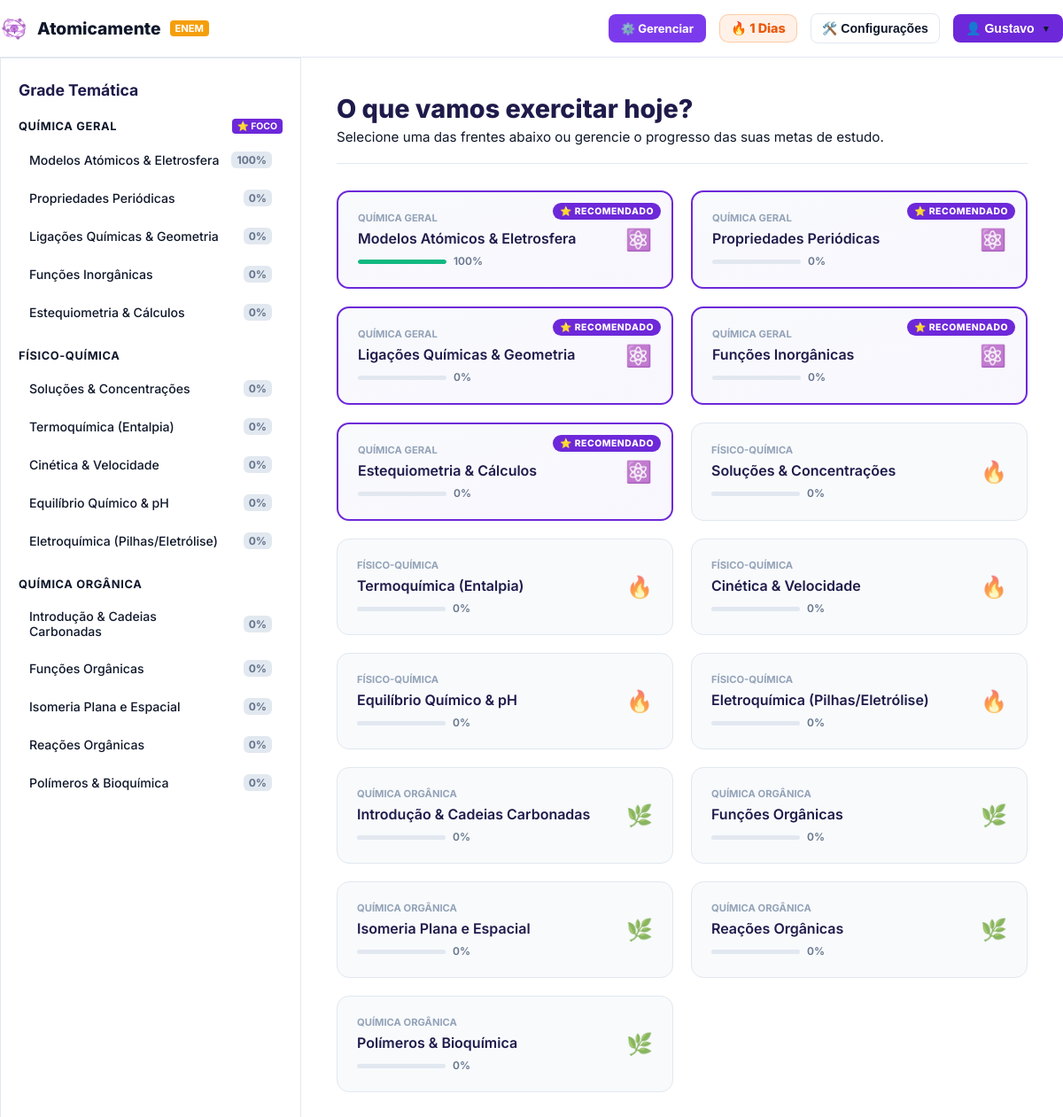
Screenshot of /materias.php (signed in) with the database file from the repository.
### tables this page shows
CREATE TABLE `users` (
  `id` int(11) NOT NULL,
  `role_id` int(11) NOT NULL,
  `nome` varchar(100) NOT NULL,
  `email` varchar(150) NOT NULL,
  `password_hash` varchar(255) NOT NULL,
  `meta_diaria` int(11) DEFAULT '20',
  `frente_foco` varchar(50) DEFAULT '',
  `streak` int(11) DEFAULT '0',
  `ultimo_estudo` date DEFAULT NULL
);

CREATE TABLE `frentes` (
  `id` int(11) NOT NULL,
  `nome` varchar(100) NOT NULL,
  `slug` varchar(100) NOT NULL,
  `icone` varchar(50) DEFAULT NULL
);

CREATE TABLE `topicos` (
  `id` int(11) NOT NULL,
  `frente_id` int(11) NOT NULL,
  `nome` varchar(100) NOT NULL,
  `slug` varchar(100) NOT NULL
);

### config.php (called while the page is built, shortened)
<?php
function verificarSeEhAdmin() {
    return in_array($_SESSION['user_email'], $GLOBALS['ADMIN_EMAILS']);
}
?>

### materias.php (the view, shortened to what this page needs)
<?php
require_once 'config.php';
$user_id = $_SESSION['user_id'];
try {
    $stmtUser = $pdo->prepare("SELECT frente_foco FROM users WHERE id = :uid");
    $stmtUser->execute([':uid' => $user_id]);
    $foco_aluno = $stmtUser->fetchColumn() ?: '';
    $frentes_com_progresso = [];
    $stmtFrentes = $pdo->query("SELECT * FROM frentes ORDER BY id ASC");
    while ($frente = $stmtFrentes->fetch()) {
        $nome_frente = $frente['nome'];
        $eh_foco = false;
        if (
            ($foco_aluno === 'geral' && stripos($nome_frente, 'geral') !== false) ||
            ($foco_aluno === 'fisico' && stripos($nome_frente, 'físico') !== false) ||
            ($foco_aluno === 'fisico' && stripos($nome_frente, 'fisico') !== false) ||
            ($foco_aluno === 'organica' && stripos($nome_frente, 'orgânica') !== false) ||
            ($foco_aluno === 'organica' && stripos($nome_frente, 'organica') !== false) ||
            ($foco_aluno === 'ambiental' && stripos($nome_frente, 'ambiental') !== false)
        ) {
            $eh_foco = true;
        }
        $frente['eh_foco'] = $eh_foco;
        $stmtTopicos = $pdo->prepare("
            SELECT t.*,
                (SELECT COUNT(*) FROM questions q WHERE q.subtopic_id = t.id) as total_questoes,
                (SELECT COUNT(DISTINCT up.question_id)
                 FROM user_progress up
                 JOIN questions q ON up.question_id = q.id
                 WHERE q.subtopic_id = t.id AND up.user_id = :uid) as respondidas
            FROM topicos t
            WHERE t.frente_id = :fid
            ORDER BY t.id ASC
        ");
        $stmtTopicos->execute([':uid' => $user_id, ':fid' => $frente['id']]);
        $topicos_lista = $stmtTopicos->fetchAll();
        $frente['topicos'] = $topicos_lista;
        $frentes_com_progresso[] = $frente;
    }
} catch (PDOException $e) {
    die("Erro na conexão dinâmica: " . $e->getMessage());
}
?>
<!DOCTYPE html>
<html lang="pt-BR">
<head>
  <link rel="stylesheet" href="css/plataforma.css">
</head>
<body class="dash-body">
  <header class="topo-dash">
    <div class="container nav-dash" style="display: flex; justify-content: space-between; align-items: center; width: 100%;">
      <a href="dashboard.php" class="marca-dash">
        <img src="assets/icone-simplificado.png" alt="Logo" style="height: 32px; border-radius: 6px;" />
        Atomicamente
        <?php
          $pagina_atual = basename($_SERVER['PHP_SELF']);
          if ($pagina_atual === 'topico.php') {
              echo '<span class="badge-enem" style="background: var(--roxo-base);">SALA DE AULA</span>';
          } elseif ($pagina_atual === 'admin.php') {
              echo '<span class="badge-enem" style="background: #ef4444;">PAINEL ADMIN</span>';
          } else {
              echo '<span class="badge-enem">ENEM</span>';
          }
        ?>
      </a>
      <div style="display: flex; align-items: center; gap: 15px;">
        <?php if (verificarSeEhAdmin() && $pagina_atual !== 'admin.php'): ?>
          <a href="admin.php" class="btn-acao" style="background: #7c3aed; color: white; padding: 8px 14px; font-size: 0.82rem; border-radius: 8px; text-decoration: none; font-weight: 700;">⚙️ Gerenciar</a>
        <?php endif; ?>
<div style="display: flex; align-items: center; gap: 6px; background: rgba(249, 115, 22, 0.1); border: 1px solid rgba(249, 115, 22, 0.3); padding: 6px 12px; border-radius: 10px; font-weight: 800; color: #ea580c; font-size: 0.9rem;">
  🔥 <?php
        $stmtStreak = $pdo->prepare("SELECT streak FROM users WHERE id = :uid");
        $stmtStreak->execute([':uid' => $_SESSION['user_id']]);
        echo $stmtStreak->fetchColumn() ?: 0;
     ?> Dias
</div>
        <div class="menu-dropdown">
          <button onclick="alternarDropdown('drop-config')" style="background: none; border: 1px solid var(--borda); color: var(--texto-principal); padding: 8px 12px; font-size: 0.88rem; border-radius: 8px; font-weight: 600; cursor: pointer; display: flex; align-items: center; gap: 6px;">
            🛠️ Configurações
          </button>
        </div>
        <div class="menu-dropdown">
          <button onclick="alternarDropdown('drop-perfil')" style="background: var(--roxo-base); color: white; border: none; padding: 8px 14px; font-size: 0.88rem; border-radius: 8px; font-weight: 700; cursor: pointer; display: flex; align-items: center; gap: 8px;">
            👤 <?php echo explode(' ', $_SESSION['user_nome'] ?? 'Estudante')[0]; ?> <span style="font-size: 0.65rem;">▼</span>
          </button>
        </div>
      </div>
    </div>
  </header>
  <div class="hub-layout-grid">
    <nav class="sidebar-grade">
      <h2 style="font-size: 1.1rem; color: var(--roxo-profundo); margin-top:0; font-weight:700;">Grade Temática</h2>
      <?php foreach ($frentes_com_progresso as $frente): ?>
        <div class="titulo-categoria">
          <?php echo htmlspecialchars($frente['nome']); ?>
          <?php if ($frente['eh_foco']): ?>
            <span class="badge-foco-sidebar">⭐ FOCO</span>
          <?php endif; ?>
        </div>
        <?php foreach ($frente['topicos'] as $topico): ?>
          <a href="topico.php?id=<?php echo htmlspecialchars($topico['slug'] ?? $topico['id']); ?>" class="link-subtopico-wrapper">
             <span class="label-titulo"><?php echo htmlspecialchars($topico['nome']); ?></span>
             <span class="badge-progresso"><?php echo $topico['porcentagem']; ?>%</span>
          </a>
        <?php endforeach; ?>
      <?php endforeach; ?>
    </nav>
    <main class="conteudo-hub">
      <div style="border-bottom: 1px solid var(--borda); padding-bottom: 20px;">
        <h1 style="margin: 0; font-size: 1.8rem; color: var(--roxo-profundo); font-weight: 800;">O que vamos exercitar hoje?</h1>
        <p style="margin: 5px 0 0 0; color: var(--cinza-texto); font-size: 0.95rem;">Selecione uma das frentes abaixo ou gerencie o progresso das suas metas de estudo.</p>
      </div>
      <div class="hub-grid">
        <?php foreach ($frentes_com_progresso as $frente): ?>
          <?php foreach ($frente['topicos'] as $topico): ?>
            <a href="topico.php?id=<?php echo htmlspecialchars($topico['slug'] ?? $topico['id']); ?>" class="card-hub-topico <?php echo $frente['eh_foco'] ? 'card-foco' : ''; ?>">
              <?php if ($frente['eh_foco']): ?>
                <div class="tag-foco-card">⭐ Recomendado</div>
              <?php endif; ?>
              <div class="card-hub-info">
                <span class="card-hub-tag"><?php echo htmlspecialchars($frente['nome']); ?></span>
                <span class="card-hub-titulo"><?php echo htmlspecialchars($topico['nome']); ?></span>
                <div style="display: flex; align-items: center; gap: 8px; margin-top: 2px;">
                  <div class="mini-barra-progresso">
                    <div class="mini-barra-preenchida" style="width: <?php echo $topico['porcentagem']; ?>%;"></div>
                  </div>
                  <span style="font-size: 0.75rem; color: #64748b; font-weight: 600;"><?php echo $topico['porcentagem']; ?>%</span>
                </div>
              </div>
              <div style="font-size: 1.5rem; opacity: 0.7;"><?php echo $frente['icone'] ?? '📚'; ?></div>
            </a>
          <?php endforeach; ?>
        <?php endforeach; ?>
      </div>
    </main>
  </div>
</body>
</html>

### css/plataforma.css (style rules this page uses)
:root { --roxo-base: #6d28d9; --roxo-vivo: #8b5cf6; --sucesso: #10b981; --bg-global: #f8fafc; --bg-card: #ffffff; --bg-topo: #ffffff; --bg-dropdown: #ffffff; --borda: #e2e8f0; --texto-principal: #0f172a; --texto-secundario: #475569; --roxo-profundo: #1e1b4b; --bg-hover-radio: #f5f3ff; --sucesso-fundo: #ecfdf5; }
body.dash-body { font-family: 'Inter', system-ui, -apple-system, sans-serif; background-color: var(--bg-global) !important; color: var(--texto-principal) !important; margin: 0; padding: 0; transition: background-color 0.2s ease, color 0.2s ease; }
.container { width: 90%; max-width: 1200px; margin: 0 auto; }
h1, h2, h3, h4 { color: var(--texto-principal); }
p, span, label { color: var(--texto-principal); }
.topo-dash { background-color: var(--bg-topo) !important; border-bottom: 1px solid var(--borda) !important; padding: 15px 0; position: sticky; top: 0; z-index: 100; transition: background-color 0.2s ease, border-color 0.2s ease; }
.nav-dash { display: flex; justify-content: space-between; align-items: center; }
.marca-dash { display: flex; align-items: center; gap: 10px; font-weight: 800; font-size: 1.2rem; color: var(--texto-principal) !important; text-decoration: none; }
.badge-enem { background: #f59e0b; color: white; font-size: 0.7rem; padding: 2px 6px; border-radius: 4px; font-weight: bold; }
.card-estatistica, .opcao-radio-card, .card-modulo, .card-admin, .sidebar-grade, .auth-box, .conteudo-aula, .bloco-teoria, .area-exercicios { background-color: var(--bg-card) !important; border: 1px solid var(--borda) !important; color: var(--texto-principal) !important; transition: all 0.2s ease; }
.menu-dropdown { position: relative !important; display: inline-block !important; }

### materias.php (style rules this page uses)
.hub-layout-grid { display: grid; grid-template-columns: 340px 1fr; min-height: calc(100vh - 65px); }
.sidebar-grade { background: var(--bg-global, white); border-right: 1px solid var(--borda); padding: 25px 20px; overflow-y: auto; max-height: calc(100vh - 65px); }
.titulo-categoria { display: flex; justify-content: space-between; align-items: center; font-size: 0.8rem; text-transform: uppercase; letter-spacing: 0.05em; color: var(--cinza-texto); margin: 22px 0 10px 0; font-weight: 700; }
.badge-foco-sidebar { background: var(--roxo-base); color: white; font-size: 0.65rem; padding: 2px 6px; border-radius: 4px; letter-spacing: 0; }
.link-subtopico-wrapper { display: flex; justify-content: space-between; align-items: center; padding: 10px 12px; border-radius: 8px; margin-bottom: 4px; text-decoration: none; color: var(--texto-principal, #334155); transition: all 0.2s; }
.label-titulo { font-size: 0.88rem; font-weight: 500; max-width: 220px; }
.badge-progresso { font-size: 0.75rem; font-weight: 700; padding: 2px 6px; border-radius: 6px; background: var(--borda, #f1f5f9); color: var(--cinza-texto, #64748b); transition: all 0.2s; }
.conteudo-hub { padding: 40px; background: var(--bg-card, #f8fafc); overflow-y: auto; max-height: calc(100vh - 65px); }
.hub-grid { display: grid; grid-template-columns: repeat(auto-fill, minmax(280px, 1fr)); gap: 20px; margin-top: 30px; }
.card-hub-topico { position: relative; display: flex; justify-content: space-between; align-items: center; background: var(--bg-global, white); border: 1.5px solid var(--borda, #d8e2ef); border-radius: 14px; padding: 22px; text-decoration: none; transition: all 0.2s ease-in-out; overflow: hidden; }
.card-foco { border: 2px solid var(--roxo-base); background: linear-gradient(to bottom right, var(--bg-global, white), rgba(139, 92, 246, 0.05)); }
.tag-foco-card { position: absolute; top: 12px; right: 12px; background: var(--roxo-base); color: white; font-size: 0.65rem; font-weight: 800; padding: 3px 8px; border-radius: 12px; text-transform: uppercase; letter-spacing: 0.05em; }
.card-hub-info { display: flex; flex-direction: column; gap: 6px; }
.card-hub-tag { font-size: 0.7rem; text-transform: uppercase; font-weight: 700; color: #94a3b8; }
.card-hub-titulo { font-size: 1rem; font-weight: 600; color: var(--roxo-profundo, #4c1d95); }
.mini-barra-progresso { width: 100px; height: 5px; background: var(--borda, #e2e8f0); border-radius: 10px; overflow: hidden; margin-top: 2px; }
.mini-barra-preenchida { height: 100%; background: var(--sucesso); border-radius: 10px; }

### rows the page displays
users: streak "1"
frentes: nome "QUÍMICA GERAL", shows "⭐ FOCO"
topicos: nome "Modelos Atómicos & Eletrosfera", porcentagem "100", shows "⭐ RECOMENDADO", frente.nome "QUÍMICA GERAL", frente.icone "⚛️"
topicos: nome "Propriedades Periódicas", porcentagem "0", shows "⭐ RECOMENDADO", frente.nome "QUÍMICA GERAL", frente.icone "⚛️"
topicos: nome "Ligações Químicas & Geometria", porcentagem "0", shows "⭐ RECOMENDADO", frente.nome "QUÍMICA GERAL", frente.icone "⚛️"
topicos: nome "Funções Inorgânicas", porcentagem "0", shows "⭐ RECOMENDADO", frente.nome "QUÍMICA GERAL", frente.icone "⚛️"
topicos: nome "Estequiometria & Cálculos", porcentagem "0", shows "⭐ RECOMENDADO", frente.nome "QUÍMICA GERAL", frente.icone "⚛️"
frentes: nome "FÍSICO-QUÍMICA"
topicos: nome "Soluções & Concentrações", porcentagem "0", frente.nome "FÍSICO-QUÍMICA", frente.icone "🔥"
topicos: nome "Termoquímica (Entalpia)", porcentagem "0", frente.nome "FÍSICO-QUÍMICA", frente.icone "🔥"
topicos: nome "Cinética & Velocidade", porcentagem "0", frente.nome "FÍSICO-QUÍMICA", frente.icone "🔥"
topicos: nome "Equilíbrio Químico & pH", porcentagem "0", frente.nome "FÍSICO-QUÍMICA", frente.icone "🔥"
topicos: nome "Eletroquímica (Pilhas/Eletrólise)", porcentagem "0", frente.nome "FÍSICO-QUÍMICA", frente.icone "🔥"
frentes: nome "QUÍMICA ORGÂNICA"
topicos: nome "Introdução & Cadeias Carbonadas", porcentagem "0", frente.nome "QUÍMICA ORGÂNICA", frente.icone "🌿"
topicos: nome "Funções Orgânicas", porcentagem "0", frente.nome "QUÍMICA ORGÂNICA", frente.icone "🌿"
topicos: nome "Isomeria Plana e Espacial", porcentagem "0", frente.nome "QUÍMICA ORGÂNICA", frente.icone "🌿"
topicos: nome "Reações Orgânicas", porcentagem "0", frente.nome "QUÍMICA ORGÂNICA", frente.icone "🌿"
topicos: nome "Polímeros & Bioquímica", porcentagem "0", frente.nome "QUÍMICA ORGÂNICA", frente.icone "🌿"

### other values shown
explode(' ', $_SESSION['user_nome'] ?? 'Estudante')[0] "Gustavo"
